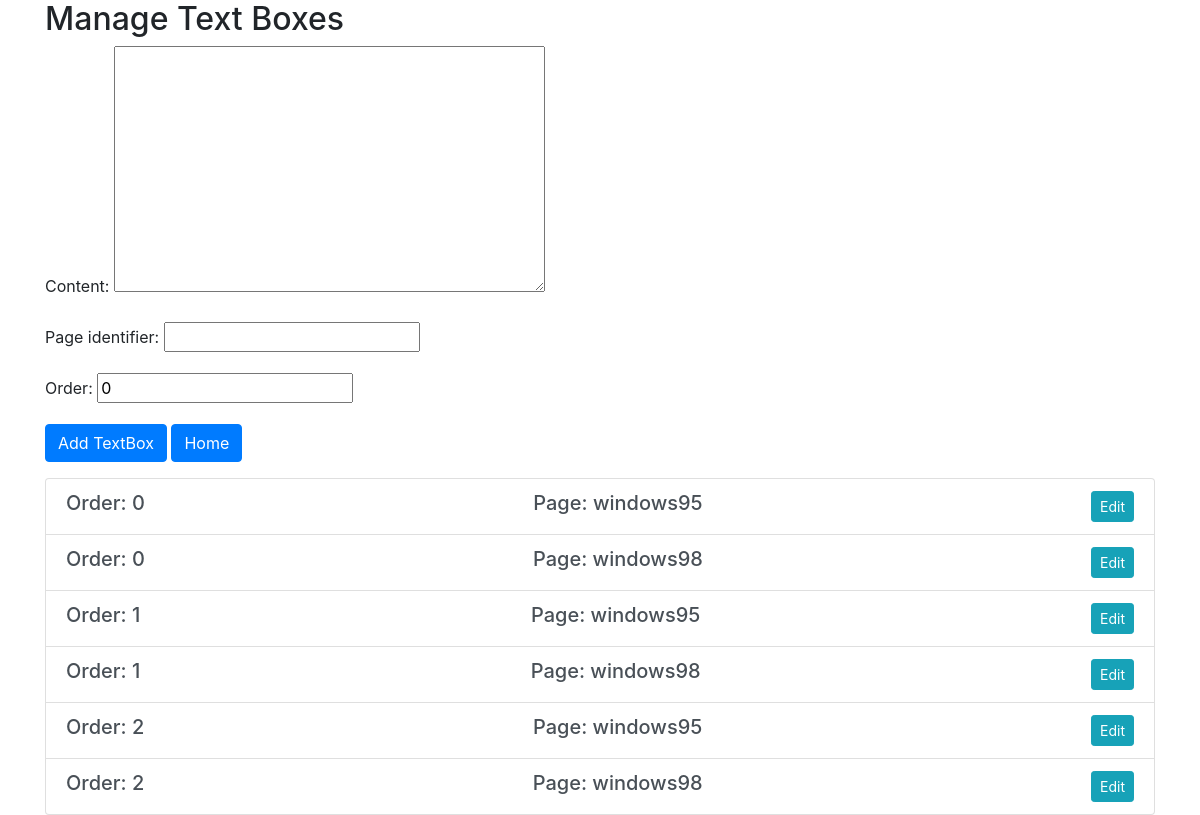
The page /manage_textboxes/ on the database its author committed.
### customerproject/models.py (models this page shows)
class TextBox(models.Model):
    content = models.TextField()
    page_identifier = models.CharField(max_length=100)
    order = models.PositiveIntegerField(default=0)
    class Meta:
        ordering = ['order', 'id', 'page_identifier']

### customerproject/views.py (the view)
# urls.py: path('manage_textboxes/', manage_textboxes, name='manage_textboxes'),
def manage_textboxes(request):
    text_boxes = TextBox.objects.all()
    if request.method == 'POST':
        form = TextBoxForm(request.POST)
        if form.is_valid():
            form.save()
            return redirect('manage_textboxes')
    else:
        form = TextBoxForm()
    return render(request, 'manage_textboxes.html', {
        'text_boxes': text_boxes,
        'form': form
    })

### customerproject/forms.py
class TextBoxForm(forms.ModelForm):
    class Meta:
        model = TextBox
        fields = ['content', 'page_identifier', 'order']

### customerproject/templates/manage_textboxes.html (shortened to what this page needs)
{% extends "base.html" %}
{% block content %}
    <h2>Manage Text Boxes</h2>
    <form method="post" class="mb-3">
        {{ form.as_p }}
        <button type="submit" class="btn btn-primary">Add TextBox</button>
        <a class="btn btn-primary" href="{% url 'homepage' %}" role="button">Home</a>
    </form>
    <div class="list-group">
        {% for text_box in text_boxes %}
            <div class="list-group-item list-group-item-action flex-column align-items-start">
                <div class="d-flex w-100 justify-content-between">
                    <h5 class="mb-1">Order: {{ text_box.order }}</h5>
                    <h5 class="mb-1"> Page: {{ text_box.page_identifier }}</h5>
                    <div class="btn-group">
                        <a href="{% url 'edit_textbox' text_box.pk %}" class="btn btn-info btn-sm">Edit</a>
                    </div>
                </div>
            </div>
        {% endfor %}
    </div>
{% endblock %}

### customerproject/templates/base.html (style rules this page uses)
body { border: none !important; background-color: #fff; }

### rows shown on the page
TextBox: order "0", page_identifier "windows95"
TextBox: order "0", page_identifier "windows98"
TextBox: order "1", page_identifier "windows95"
TextBox: order "1", page_identifier "windows98"
TextBox: order "2", page_identifier "windows95"
TextBox: order "2", page_identifier "windows98"
